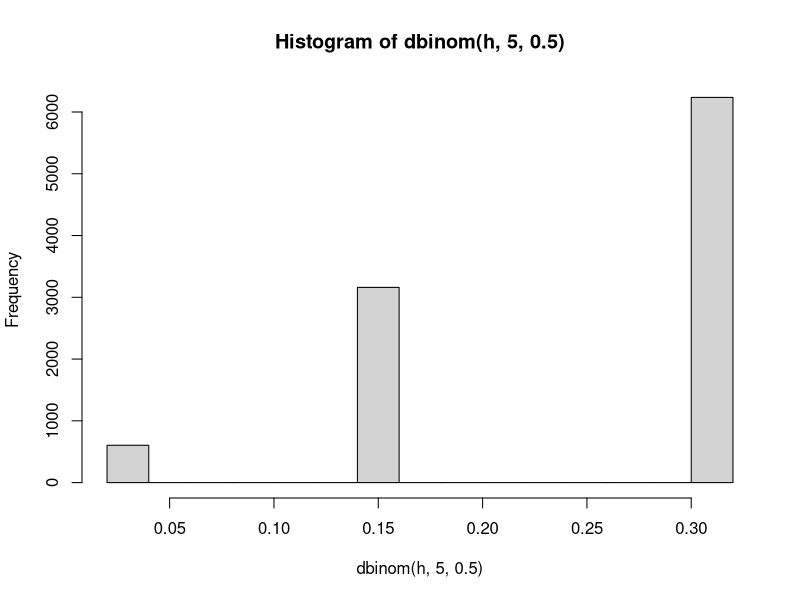

Write R code to recreate this figure. (Note: this script raises an error after producing the figure.)
h <- rbinom(10000, 5, 0.5)
#hist(h)
hist(dbinom(h, 5, 0.5))
ppois(0, 720)
phyper(30, 100, 300, 125)
ppois() 
qpois(.5,12)
qbinom(1/32,5,.5)
qbinom(5/32,5,.5)

ppois(q=0, lambda = 12*60)
choose(5,3)
m = tagged = 100
n = diff = 300
k = sample = 125
x <- c(0:100)
plot(x, dhyper(x, m, n, k))

